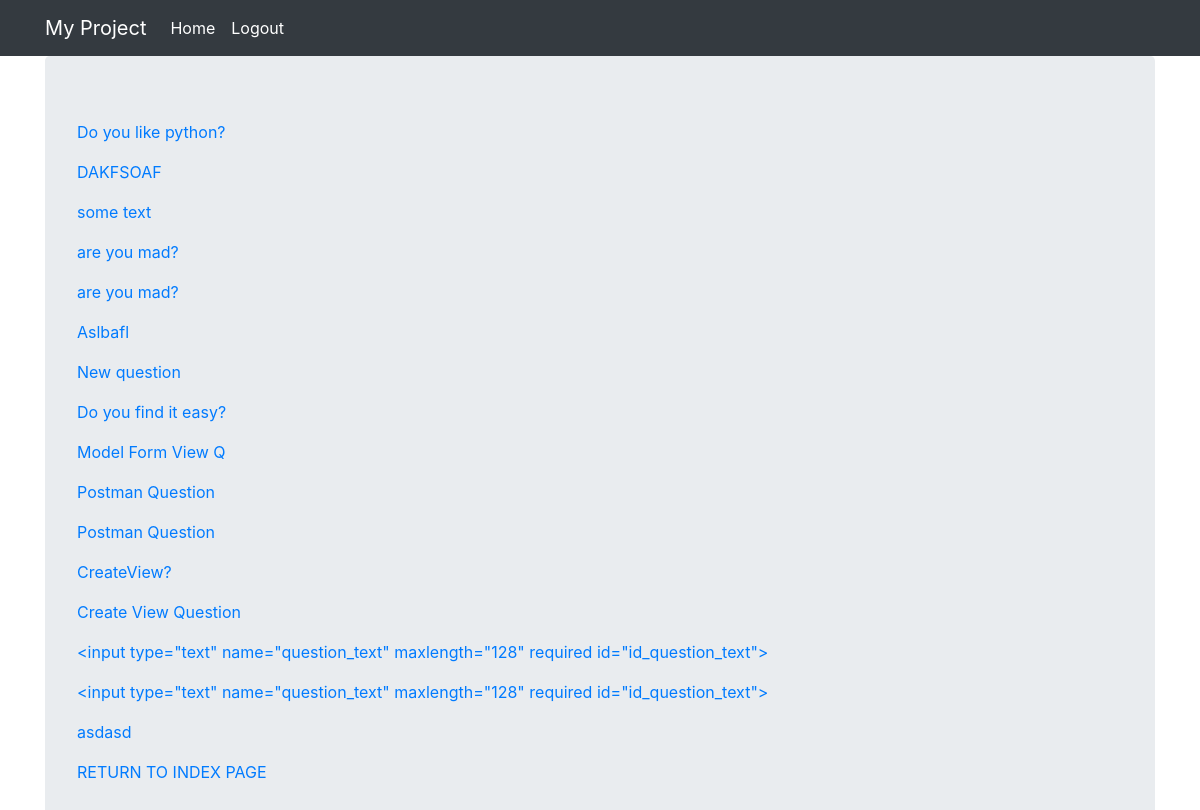
The page /polls/questions/ (signed in) on the database its author committed.
### polls/models.py (models this page shows)
class Question(models.Model):
    question_text = models.CharField(max_length=128)
    pub_date = models.DateTimeField(auto_now_add=True)
    poll = models.ForeignKey(
        Poll, on_delete=models.CASCADE, related_name="questions", blank=True, null=True
    )
    def __str__(self):
        return f"{self.question_text}"

### polls/views.py (the view)
# urls.py: path('questions/', views.questions, name="questions"),
def questions(request):
    return render(
        request,
        template_name="polls/questions.html",
        context={"questions": Question.objects.all()}
    )

### polls/templates/polls/questions.html
{% extends "base.html" %}
{% block content %}
    {% for q in questions %}
        <p><a href="{% url 'polls_class_views:questions-detail-view' pk=q.pk %}">{{ q }}</a></p>
    {% endfor %}
    <a href="{% url 'polls_views:index' %}">RETURN TO INDEX PAGE</a>
{% endblock %}

### rows shown on the page
Question: question_text "Do you like python?"
Question: question_text "DAKFSOAF"
Question: question_text "some text"
Question: question_text "are you mad?"
Question: question_text "are you mad?"
Question: question_text "Aslbafl"
Question: question_text "New question"
Question: question_text "Do you find it easy?"
Question: question_text "Model Form View Q"
Question: question_text "Postman Question"
Question: question_text "Postman Question"
Question: question_text "CreateView?"
Question: question_text "Create View Question"
Question: question_text "<input type=\"text\" name=\"question_text\" maxlength=\"128\" required id=\"id_question_text\">"
Question: question_text "<input type=\"text\" name=\"question_text\" maxlength=\"128\" required id=\"id_question_text\">"
Question: question_text "asdasd"
